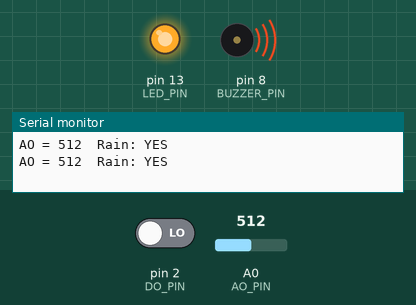
This sketch was run on a simulated Arduino Uno, built with avr-gcc and run on an emulated ATmega328P. Shown: output pins drawn as LEDs (lit = HIGH), buzzer (waves = sounding, pin HIGH), the last lines printed to the serial monitor. Inputs (shaded band) come from the test bench; at power-on: pin 2 (DO_PIN) LOW, A0 (AO_PIN) = 512.

Above: at 1.2 s.
1.3 s: pin 2 (DO_PIN) driven HIGH
At 2.2 s:
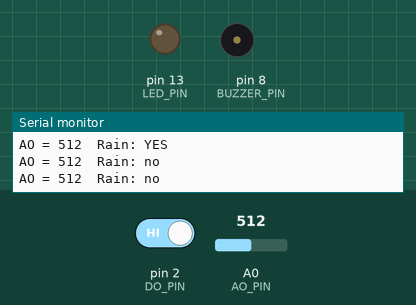
2.8 s: pin 2 (DO_PIN) driven LOW
At 3.3 s:
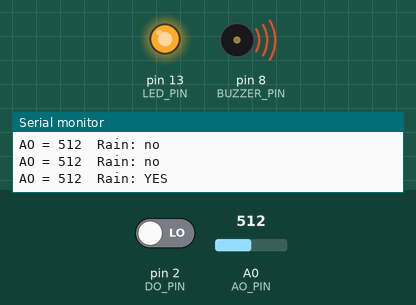
Timing chart, 0 to 5.8 s (numbered marks = the images above; inputs shaded):
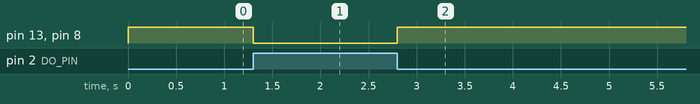

The sketch:

rain_sketch.ino
```cpp
// ElectroDai - Rain alarm with Arduino Uno
// Rain module: DO -> D2, AO -> A0. Active buzzer on D8.

const int DO_PIN = 2;       // digital output of the rain module
const int AO_PIN = A0;      // analog output of the rain module
const int BUZZER_PIN = 8;   // active buzzer
const int LED_PIN = 13;     // onboard LED

// Most modules give LOW on DO when wet. Change to HIGH if yours is opposite.
const int WET_LEVEL = LOW;

unsigned long lastPrint = 0; // time of the last serial print

void setup() {
  pinMode(DO_PIN, INPUT);
  pinMode(BUZZER_PIN, OUTPUT);
  pinMode(LED_PIN, OUTPUT);
  Serial.begin(9600);
}

void loop() {
  bool raining = (digitalRead(DO_PIN) == WET_LEVEL);

  digitalWrite(BUZZER_PIN, raining ? HIGH : LOW);
  digitalWrite(LED_PIN, raining ? HIGH : LOW);

  // Print the analog value twice per second (typically lower when wet)
  if (millis() - lastPrint >= 500) {
    lastPrint = millis();
    Serial.print("AO = ");
    Serial.print(analogRead(AO_PIN));
    Serial.print("  Rain: ");
    Serial.println(raining ? "YES" : "no");
  }
}
```

Measured:
- after the input at 1.3 s, pin 13 (LED_PIN), pin 8 (BUZZER_PIN): HIGH → LOW at once
- after the input at 2.8 s, pin 13 (LED_PIN), pin 8 (BUZZER_PIN): LOW → HIGH at once
